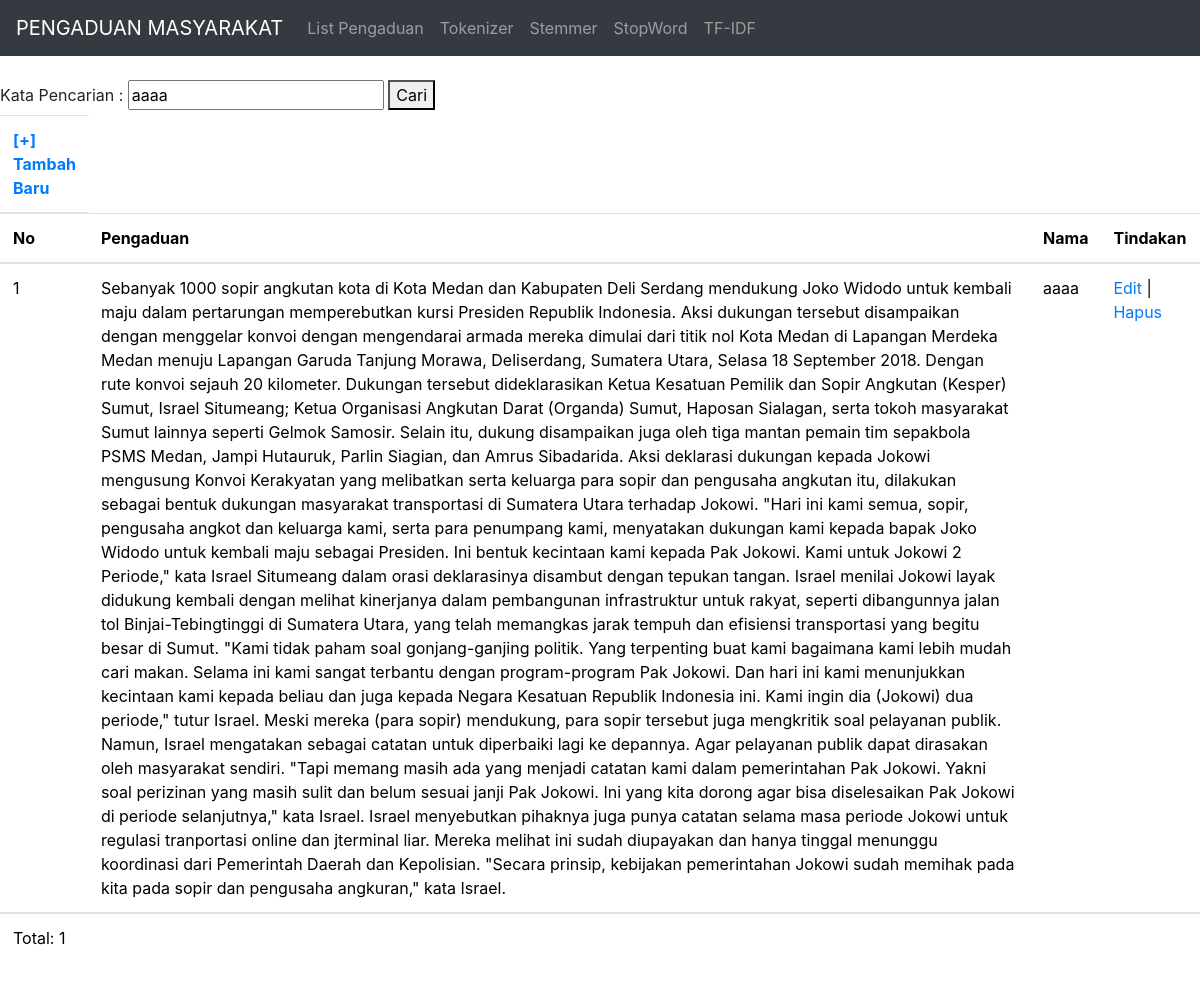
Page /list-pengaduan.php?kata_cari=aaaa on the committed database.
### tables this page shows
CREATE TABLE `data_pengaduan` (
  `id` int(11) NOT NULL,
  `pengaduan` text NOT NULL,
  `nama` text NOT NULL
);

### list-pengaduan.php (the view, shortened to what this page needs)
<?php include("config.php"); ?>
<!DOCTYPE html>
<html>
<head>
		<link rel="stylesheet" href="https://maxcdn.bootstrapcdn.com/bootstrap/4.0.0/css/bootstrap.min.css"
>
    <link rel="stylesheet" href="style.css">
</head>
<body>
	<nav class="navbar navbar-expand-sm navbar-dark bg-dark">
        <a href="index.php" class="navbar-brand">PENGADUAN MASYARAKAT</a>
        <div class="collapse navbar-collapse" id="navbarMenu">
            <ul class="navbar-nav">
                <li class="nav-item">
                    <a href="list-pengaduan.php" class="nav-link">List Pengaduan</a>
                </li>
                <li class="nav-item">
                    <a href="tokenizer.php" class="nav-link">Tokenizer</a>
                </li>
                <li class="nav-item">
                    <a href="stemmer.php" class="nav-link">Stemmer</a>
                </li>
                <li class="nav-item">
                    <a href="stopword.php" class="nav-link">StopWord</a>
                </li>
                <li class="nav-item">
                    <a href="TF-IDF.php" class="nav-link">TF-IDF</a>
                </li>
            </ul>
		</div>
	</nav>
        <h3$row SUDAH DAFTAR</h3>
    <br>
    <form method="GET" action="list-pengaduan.php" >
        <label>Kata Pencarian : </label>
        <input type="text" name="kata_cari" value="<?php if(isset($_GET['kata_cari'])) { echo $_GET['kata_cari']; } ?>"  />
        <button type="submit">Cari</button>
    </form>
	<div class="table-responsive">
    <table class="table" width="490" height="27" border="1">
    <thead>
		<tr>
			<th width=>
			 <a href="form-pengaduan.php">[+] Tambah Baru</a>
			</th>
		</tr>
        <tr>
            <th width="5px">No</th>
            <th>Pengaduan</th>
            <th>Nama</th>
            <th>Tindakan</th>
        </tr>
    </thead>
    <tbody>
        <?php
         if(isset($_GET['kata_cari'])) {
         $kata_cari = $_GET['kata_cari'];
         $query = "SELECT * FROM data_pengaduan WHERE nama like '%".$kata_cari."%' ORDER BY nama ASC";
         } else {
         $query = "SELECT * FROM data_pengaduan ORDER BY id ASC";
         }
         $result = mysqli_query($db, $query);
         $no = 1;
         while ($row = mysqli_fetch_assoc($result)) {
            echo "<tr>";
            echo "<td>".$no++."</td>";
            echo "<td>".$row['pengaduan']."</td>";
            echo "<td>".$row['nama']."</td>";
            echo "<td>";
            echo "<a href='form-edit.php?id=".$row['id']."'>Edit</a> | ";
            echo "<a href='hapus.php?id=".$row['id']."'>Hapus</a>";
            echo "</td>";
            echo "</tr>";
        }
        ?>
    </tbody>
		<td>
				<p>Total: <?php echo mysqli_num_rows($result) ?></p>
		</td>
    </table>
    </body>
</html>

### style.css (style rules this page uses)
table { margin: auto; padding-top: 20px; border-style: solid; border-color: #ffffff; color: #000000; background-color: #9C9C9C; }

### rows in the picture
data_pengaduan: pengaduan "Sebanyak 1000 sopir angkutan kota di Kota Medan dan Kabupaten Deli Serdang mendukung Joko Widodo untuk kembali maju dalam pertarungan memperebutkan kursi Presiden Republik Indonesia. Aksi dukungan tersebut disampaikan dengan menggelar konvoi dengan mengendarai armada mereka dimulai dari titik nol Kota Medan di Lapangan Merdeka Medan menuju Lapangan Garuda Tanjung Morawa, Deliserdang, Sumatera Utara, Selasa 18 September 2018. Dengan rute konvoi sejauh 20 kilometer. Dukungan tersebut dideklarasikan Ketua Kesatuan Pemilik dan Sopir Angkutan (Kesper) Sumut, Israel Situmeang; Ketua Organisasi Angkutan Darat (Organda) Sumut, Haposan Sialagan, serta tokoh masyarakat Sumut lainnya seperti Gelmok…", nama "aaaa"

### other values in the picture
mysqli_num_rows($result) "1"
